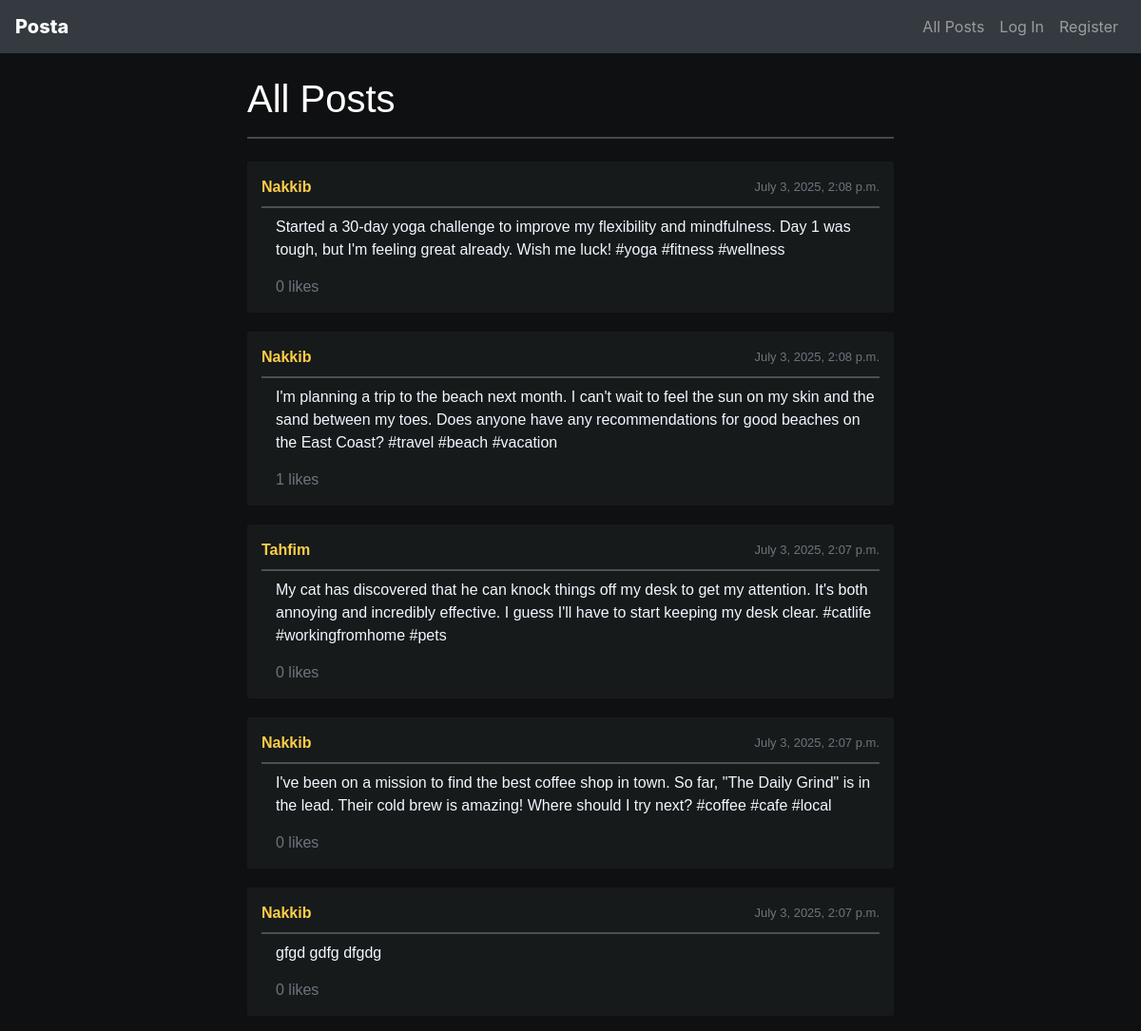
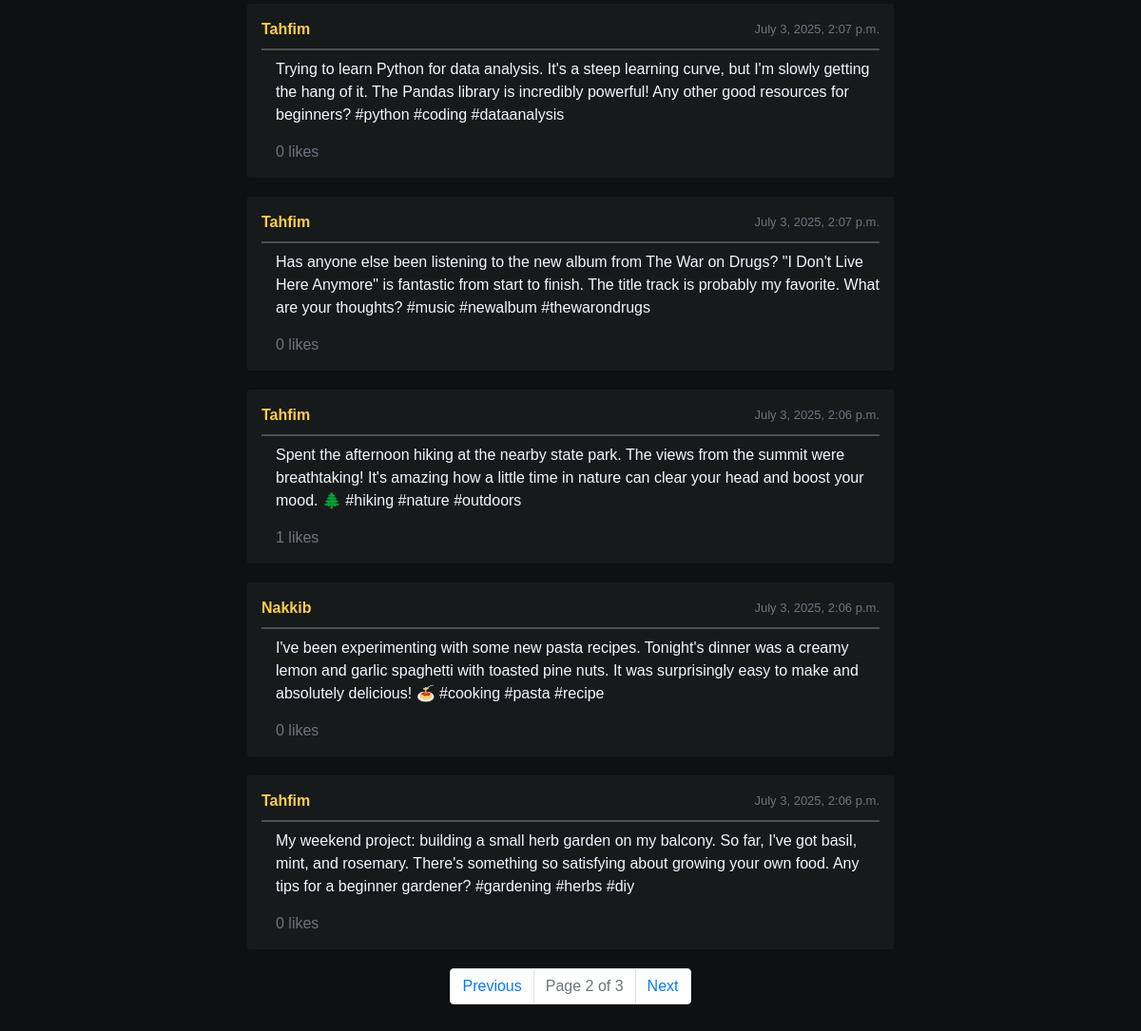
Screenshot of /?page=2 with the database file from the repository (2 pictures, top to bottom).
### network/models.py (models this page shows, shortened)
class Post(models.Model):
    user = models.ForeignKey(User, on_delete=models.CASCADE, related_name="posts")
    content = models.TextField()
    timestamp = models.DateTimeField(auto_now_add=True)
    like_count = models.PositiveIntegerField(default=0)
    liked_by = models.ManyToManyField(
        User,
        related_name="liked_posts",
        blank=True,
    )

class User(AbstractUser):
    followers = models.ManyToManyField(
        "self",
        related_name="following",
        symmetrical=False,
        blank=True,
    )

### network/views.py (the view)
# urls.py: path("", views.index, name="index"),
def index(request):
    all_posts = Post.objects.all().order_by("-timestamp")
    paginator = Paginator(all_posts, 10)  #10 post per page
    page_number = request.GET.get('page', 1)
    page_obj = paginator.get_page(page_number)
    return render(request, "network/index.html", {
        "index_title" : "All Posts",
        "posts": page_obj,
    })

### network/templates/network/index.html (shortened to what this page needs)
{% extends "network/layout.html" %}
{% load static %}
{% block body %}
    <h1 id="index_title"> {{ index_title }} </h1> <hr>
    <div id="posts-container" class="mt-4">
        {% for post in posts %}
        <div class="post">
            <div class="post-header">
                        <a href="{% url 'profile' post.user.username %}"> <strong>{{ post.user.username|title }}</strong> </a>
                        <span class="text-muted float-end" style="font-size: small;">
                            {{ post.timestamp }}</span>
                    </div>
                    <hr class="my-2 hr">
                    <div class="post-content">
                        {{ post.content }}
                    </div>
                    <div class="post-actions">
                        <span class="text-muted " id="like_count_{{ post.id }}"> {{ post.like_count }} likes</span>
                    </div>
            </div>
        {% empty %}
            <p>No posts available.</p>
        {% endfor %}
    </div>
<nav aria-label="Page navigation">
    <ul class="pagination justify-content-center">
        {% if posts.has_previous %}
            <li class="page-item">
                <a class="page-link" href="?page={{ posts.previous_page_number }}">Previous</a>
            </li>
        {% else %}
            <li class="page-item disabled">
                <a class="page-link" href="#" tabindex="-1" aria-disabled="true">Previous</a>
            </li>
        {% endif %}
        <li class="page-item disabled">
            <a class="page-link" href="#">Page {{ posts.number }} of {{ posts.paginator.num_pages }}</a>
        </li>
        {% if posts.has_next %}
            <li class="page-item">
                <a class="page-link" href="?page={{ posts.next_page_number }}">Next</a>
            </li>
        {% else %}
            <li class="page-item disabled">
                <a class="page-link" href="#" tabindex="-1" aria-disabled="true">Next</a>
            </li>
        {% endif %}
    </ul>
</nav>
{% endblock %}

### network/static/network/styles.css (style rules this page uses)
body, html { background-color: #0f1011; color: #ffffff; }
.post { background-color: #171a1b; border-radius: 2px; padding: 15px; margin-bottom: 20px; }
.post-content { font-size: 16px; line-height: 1.5; margin-left: 15px; color: aliceblue; }
.post-header { display: flex; justify-content: space-between; align-items: center; }
hr { border: none; border-top: 2px solid #dfe1e544; }
.post-header a { text-decoration: none; color: #ffce48; }
.post-actions { display: flex; margin-left: 15px; margin-top: 15px; }
body { color: #ffffff; }

### rows the page displays
Post: user.username "Nakkib", timestamp "July 3, 2025, 2:08 p.m.", content "Started a 30-day yoga challenge to improve my flexibility and mindfulness. Day 1 was tough, but I'm feeling great already. Wish me luck! #yoga #fitness #wellness", like_count "0"
Post: user.username "Nakkib", timestamp "July 3, 2025, 2:08 p.m.", content "I'm planning a trip to the beach next month. I can't wait to feel the sun on my skin and the sand between my toes. Does anyone have any recommendations for good beaches on the East Coast? #travel #beach #vacation", like_count "1"
Post: user.username "Tahfim", timestamp "July 3, 2025, 2:07 p.m.", content "My cat has discovered that he can knock things off my desk to get my attention. It's both annoying and incredibly effective. I guess I'll have to start keeping my desk clear. #catlife #workingfromhome #pets", like_count "0"
Post: user.username "Nakkib", timestamp "July 3, 2025, 2:07 p.m.", content "I've been on a mission to find the best coffee shop in town. So far, \"The Daily Grind\" is in the lead. Their cold brew is amazing! Where should I try next? #coffee #cafe #local", like_count "0"
Post: user.username "Nakkib", timestamp "July 3, 2025, 2:07 p.m.", content "gfgd gdfg dfgdg", like_count "0"
Post: user.username "Tahfim", timestamp "July 3, 2025, 2:07 p.m.", content "Trying to learn Python for data analysis. It's a steep learning curve, but I'm slowly getting the hang of it. The Pandas library is incredibly powerful! Any other good resources for beginners? #python #coding #dataanalysis", like_count "0"
Post: user.username "Tahfim", timestamp "July 3, 2025, 2:07 p.m.", content "Has anyone else been listening to the new album from The War on Drugs? \"I Don't Live Here Anymore\" is fantastic from start to finish. The title track is probably my favorite. What are your thoughts? #music #newalbum #thewarondrugs", like_count "0"
Post: user.username "Tahfim", timestamp "July 3, 2025, 2:06 p.m.", content "Spent the afternoon hiking at the nearby state park. The views from the summit were breathtaking! It's amazing how a little time in nature can clear your head and boost your mood. 🌲 #hiking #nature #outdoors", like_count "1"
Post: user.username "Nakkib", timestamp "July 3, 2025, 2:06 p.m.", content "I've been experimenting with some new pasta recipes. Tonight's dinner was a creamy lemon and garlic spaghetti with toasted pine nuts. It was surprisingly easy to make and absolutely delicious! 🍝 #cooking #pasta #recipe", like_count "0"
Post: user.username "Tahfim", timestamp "July 3, 2025, 2:06 p.m.", content "My weekend project: building a small herb garden on my balcony. So far, I've got basil, mint, and rosemary. There's something so satisfying about growing your own food. Any tips for a beginner gardener? #gardening #herbs #diy", like_count "0"

### other values shown
{{ index_title }} "All Posts"
{{ posts.number }} "2"
{{ posts.paginator.num_pages }} "3"
